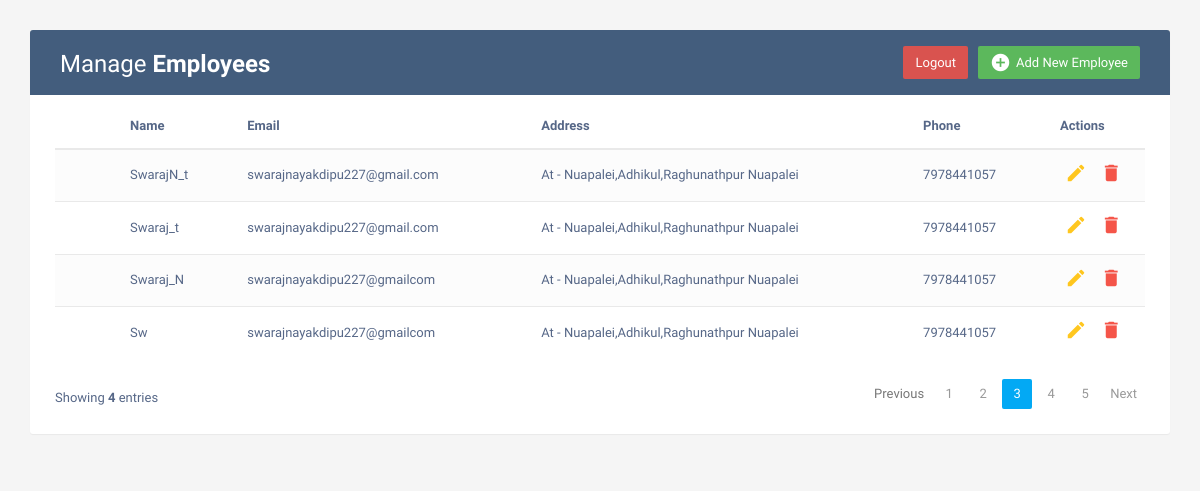
The app's page /index/ with its own data.
### CRUD/models.py (models this page shows, shortened)
class Employees(models.Model):
    name = models.CharField(max_length=200)
    email = models.EmailField(max_length=100)
    address = models.TextField()
    phone = models.IntegerField()

### CRUD/views.py (the view)
# urls.py: path('index/',cv.INDEX,name='index'),
def INDEX(request):
    emp = Employees.objects.all()
    context = {
        "emp":emp,
        "length":len(emp)
    }
    return render(request, 'home.html',context)

### templates/home.html (shortened to what this page needs)
<!DOCTYPE html>
<html lang="en">
<head>
<link rel="stylesheet" href="https://maxcdn.bootstrapcdn.com/font-awesome/4.7.0/css/font-awesome.min.css">
<link rel="stylesheet" href="https://maxcdn.bootstrapcdn.com/bootstrap/3.3.7/css/bootstrap.min.css">
  <body>
    <div class="container">
        <div class="table-wrapper">
            <div class="table-title">
                <div class="row">
                    <div class="col-sm-6">
						<h2>Manage <b>Employees</b></h2>
					</div>
					<div class="col-sm-6">
						<a href="#addEmployeeModal" class="btn btn-success" data-toggle="modal"><i class="material-icons">&#xE147;</i> <span>Add New Employee</span></a>
						<a href="{% url 'logout' %}" class="btn btn-danger" data-toggle="modal"><span>Logout</span></a>
					</div>
                </div>
            </div>
            <table class="table table-striped table-hover">
                <thead>
                    <tr>
						<th>
						</th>
                        <th>Name</th>
                        <th>Email</th>
						            <th>Address</th>
                        <th>Phone</th>
                        <th>Actions</th>
                    </tr>
                </thead>
                <tbody>
                    {% for i in emp %}
                    <tr>
						<td>
						</td>
                        <td>{{i.name}}</td>
                        <td>{{i.email}}</td>
						            <td>{{i.address}}</td>
                        <td>{{i.phone}}</td>
                        <td>
                            <a href="#editEmployeeModal-{{forloop.counter}}" class="edit" data-toggle="modal"><i class="material-icons" data-toggle="tooltip" title="Edit">&#xE254;</i></a>
                            <a href="#deleteEmployeeModal-{{forloop.counter}}" class="delete" data-toggle="modal"><i class="material-icons" data-toggle="tooltip" title="Delete">&#xE872;</i></a>
                        </td>
                    </tr>
                    {% endfor %}
                </tbody>
            </table>
			<div class="clearfix">
                <div class="hint-text">Showing <b>{{length}}</b> entries</div>
                <ul class="pagination">
                    <li class="page-item disabled"><a href="#">Previous</a></li>
                    <li class="page-item"><a href="#" class="page-link">1</a></li>
                    <li class="page-item"><a href="#" class="page-link">2</a></li>
                    <li class="page-item active"><a href="#" class="page-link">3</a></li>
                    <li class="page-item"><a href="#" class="page-link">4</a></li>
                    <li class="page-item"><a href="#" class="page-link">5</a></li>
                    <li class="page-item"><a href="#" class="page-link">Next</a></li>
                </ul>
            </div>
        </div>
    </div>
</body>
</html>

### templates/home.html (style rules this page uses)
body { color: #566787; background: #f5f5f5; font-family: 'Varela Round', sans-serif; font-size: 13px; }
.table-wrapper { background: #fff; padding: 20px 25px; margin: 30px 0; border-radius: 3px; box-shadow: 0 1px 1px rgba(0,0,0,.05); }
.table-title { padding-bottom: 15px; background: #435d7d; color: #fff; padding: 16px 30px; margin: -20px -25px 10px; border-radius: 3px 3px 0 0; }
.table-title h2 { margin: 5px 0 0; font-size: 24px; }
.table-title .btn { color: #fff; float: right; font-size: 13px; border: none; min-width: 50px; border-radius: 2px; border: none; outline: none !important; margin-left: 10px; }
.table-title .btn i { float: left; font-size: 21px; margin-right: 5px; }
.table-title .btn span { float: left; margin-top: 2px; }
table.table tr th, table.table tr td { border-color: #e9e9e9; padding: 12px 15px; vertical-align: middle; }
table.table tr th:first-child { width: 60px; }
table.table tr th:last-child { width: 100px; }
table.table-striped tbody tr:nth-of-type(odd) { background-color: #fcfcfc; }
table.table td:last-child i { opacity: 0.9; font-size: 22px; margin: 0 5px; }
table.table td a { font-weight: bold; color: #566787; display: inline-block; text-decoration: none; outline: none !important; }
table.table td a.edit { color: #FFC107; }
table.table td a.delete { color: #F44336; }
table.table td i { font-size: 19px; }
.pagination { float: right; margin: 0 0 5px; }
.pagination li a { border: none; font-size: 13px; min-width: 30px; min-height: 30px; color: #999; margin: 0 2px; line-height: 30px; border-radius: 2px !important; text-align: center; padding: 0 6px; }
.pagination li.active a, .pagination li.active a.page-link { background: #03A9F4; }
.hint-text { float: left; margin-top: 10px; font-size: 13px; }

### records on screen
Employees: name "SwarajN_t", email "swarajnayakdipu227@gmail.com", address "At - Nuapalei,Adhikul,Raghunathpur Nuapalei", phone "7978441057"
Employees: name "Swaraj_t", email "swarajnayakdipu227@gmail.com", address "At - Nuapalei,Adhikul,Raghunathpur Nuapalei", phone "7978441057"
Employees: name "Swaraj_N", email "swarajnayakdipu227@gmailcom", address "At - Nuapalei,Adhikul,Raghunathpur Nuapalei", phone "7978441057"
Employees: name "Sw", email "swarajnayakdipu227@gmailcom", address "At - Nuapalei,Adhikul,Raghunathpur Nuapalei", phone "7978441057"

### other values on screen
{{ length }} "4"
